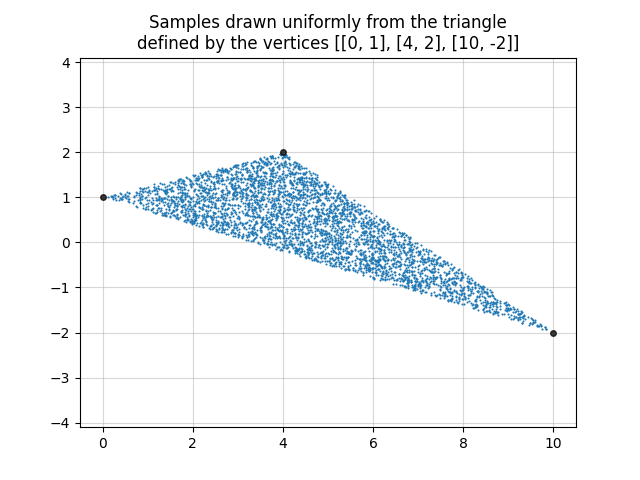

Python code for this plot:
import numpy as np
import matplotlib.pyplot as plt
from numerand import uniform_triangle


rng = np.random.default_rng(3486780953123987)
vertices = np.array([[0, 1], [4, 2], [10, -2]])

pts = uniform_triangle(vertices, size=4000, rng=rng)

fig, ax = plt.subplots()
ax.plot(pts[:, 0], pts[:, 1], '.',
        markersize=3, markeredgewidth=0)
ax.plot(vertices[:, 0], vertices[:, 1], 'ko',
        alpha=0.75, markersize=4)

ax.grid(True, alpha=0.5)
ax.axis('equal')
ax.set_title('Samples drawn uniformly from the triangle\n'
             f'defined by the vertices {vertices.tolist()}')
plt.show()
